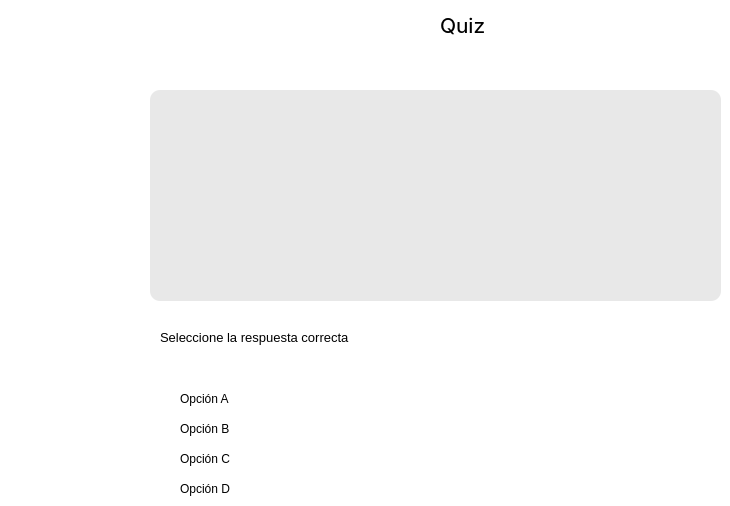
        <widget class="QWidget" name="page_quiz">
         <property name="styleSheet">
          <string notr="true">QWidget{
background-color: transparent;
}

QPushButton{
	background-color: rgb(96, 189, 218);
	border-radius: 5px;
}</string>
         </property>
         <widget class="QLabel" name="label_quiz_title">
          <property name="geometry">
           <rect>
            <x>440</x>
            <y>10</y>
            <width>51</width>
            <height>31</height>
           </rect>
          </property>
          <property name="font">
           <font>
            <family>Inter</family>
            <pointsize>16</pointsize>
           </font>
          </property>
          <property name="text">
           <string>Quiz</string>
          </property>
         </widget>
         <widget class="QFrame" name="frame_7">
          <property name="geometry">
           <rect>
            <x>150</x>
            <y>90</y>
            <width>571</width>
            <height>211</height>
           </rect>
          </property>
          <property name="styleSheet">
           <string notr="true">background-color: rgb(232, 232, 232);
border-radius: 10px;</string>
          </property>
          <property name="frameShape">
           <enum>QFrame::StyledPanel</enum>
          </property>
          <property name="frameShadow">
           <enum>QFrame::Raised</enum>
          </property>
          <widget class="QLabel" name="image_quiz_pentagrama">
           <property name="geometry">
            <rect>
             <x>20</x>
             <y>50</y>
             <width>531</width>
             <height>151</height>
            </rect>
           </property>
           <property name="text">
            <string/>
           </property>
           <property name="pixmap">
            <pixmap>../src/images/pentagrama-quiz-example.png</pixmap>
           </property>
           <property name="scaledContents">
            <bool>true</bool>
           </property>
          </widget>
          <widget class="QPushButton" name="button_quiz_play">
           <property name="geometry">
            <rect>
             <x>524</x>
             <y>10</y>
             <width>41</width>
             <height>41</height>
            </rect>
           </property>
           <property name="styleSheet">
            <string notr="true">background-color: transparent;</string>
           </property>
           <property name="text">
            <string/>
           </property>
           <property name="icon">
            <iconset>
             <normaloff>../src/icons/icon_play.png</normaloff>../src/icons/icon_play.png</iconset>
           </property>
           <property name="iconSize">
            <size>
             <width>40</width>
             <height>40</height>
            </size>
           </property>
          </widget>
         </widget>
         <widget class="QRadioButton" name="radioButton_quiz_opcion_1">
          <property name="geometry">
           <rect>
            <x>160</x>
            <y>390</y>
            <width>82</width>
            <height>17</height>
           </rect>
          </property>
          <property name="text">
           <string>Opción A</string>
          </property>
         </widget>
         <widget class="QRadioButton" name="radioButton_quiz_opcion_2">
          <property name="geometry">
           <rect>
            <x>160</x>
            <y>420</y>
            <width>82</width>
            <height>17</height>
           </rect>
          </property>
          <property name="text">
           <string>Opción B</string>
          </property>
         </widget>
         <widget class="QRadioButton" name="radioButton_quiz_opcion_3">
          <property name="geometry">
           <rect>
            <x>160</x>
            <y>450</y>
            <width>82</width>
            <height>17</height>
           </rect>
          </property>
          <property name="text">
           <string>Opción C</string>
          </property>
         </widget>
         <widget class="QRadioButton" name="radioButton_quiz_opcion_4">
          <property name="geometry">
           <rect>
            <x>160</x>
            <y>480</y>
            <width>82</width>
            <height>17</height>
           </rect>
          </property>
          <property name="text">
           <string>Opción D</string>
          </property>
         </widget>
         <widget class="QLabel" name="label_quiz_pregunta">
          <property name="geometry">
           <rect>
            <x>160</x>
            <y>330</y>
            <width>561</width>
            <height>51</height>
           </rect>
          </property>
          <property name="font">
           <font>
            <pointsize>10</pointsize>
           </font>
          </property>
          <property name="text">
           <string>Seleccione la respuesta correcta</string>
          </property>
          <property name="scaledContents">
           <bool>true</bool>
          </property>
          <property name="alignment">
           <set>Qt::AlignLeading|Qt::AlignLeft|Qt::AlignTop</set>
          </property>
          <property name="wordWrap">
           <bool>true</bool>
          </property>
         </widget>
        </widget>
